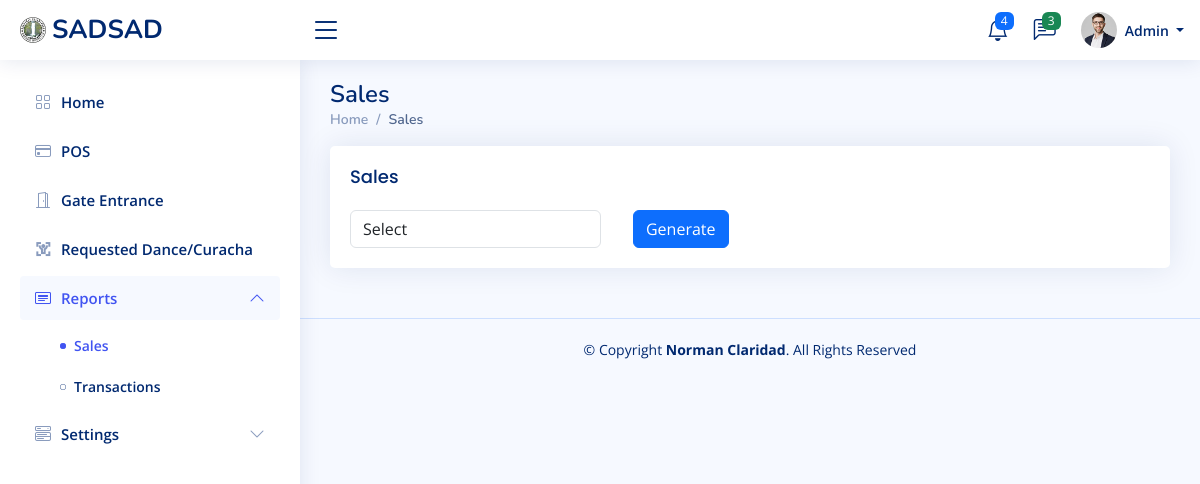
/views/reports/sales/index.php (signed in), run on the app's committed database.
### tables this page shows
CREATE TABLE `menu` (
  `id` int NOT NULL AUTO_INCREMENT,
  `name` varchar(45) DEFAULT NULL,
  `url` varchar(255) DEFAULT NULL,
  `icon` varchar(45) DEFAULT NULL,
  `sort` int NOT NULL DEFAULT '0',
  `active_keyword` varchar(45) DEFAULT NULL,
  `is_active` char(1) NOT NULL DEFAULT 'Y' COMMENT 'Y = Yes\nN = No',
  `created_by` int DEFAULT NULL,
  `created_at` datetime DEFAULT NULL,
  `updated_by` int DEFAULT NULL,
  `updated_at` timestamp NOT NULL DEFAULT CURRENT_TIMESTAMP ON UPDATE CURRENT_TIMESTAMP,
  PRIMARY KEY (`id`)
);

CREATE TABLE `sub_menu` (
  `id` int NOT NULL AUTO_INCREMENT,
  `menu_id` int NOT NULL,
  `name` varchar(100) DEFAULT NULL,
  `url` varchar(255) DEFAULT NULL,
  `icon` varchar(45) DEFAULT NULL,
  `sort` int NOT NULL DEFAULT '0',
  `active_keyword` varchar(45) DEFAULT NULL,
  `is_active` char(1) NOT NULL DEFAULT 'Y' COMMENT 'Y = Yes\nN = No',
  `created_by` int DEFAULT NULL,
  `created_at` datetime DEFAULT NULL,
  `updated_by` int DEFAULT NULL,
  `updated_at` timestamp NOT NULL DEFAULT CURRENT_TIMESTAMP ON UPDATE CURRENT_TIMESTAMP,
  PRIMARY KEY (`id`)
);

### models/Models.php (called while the page is built)
<?php
class Models {
    protected function getDocumentRoot() {
        return $_SERVER['DOCUMENT_ROOT'];
    }
}

### inc/conn.php (called while the page is built, shortened)
<?php
class DB
{
	private $pdo;
	private static $instance = null;
	private function __construct() {
		$dsn = 'mysql:dbname=sadsad;host=127.0.0.1';
		$user = 'root';
		$password = '';
		$this->pdo = new \PDO($dsn, $user, $password);
	}
	public static function getInstance() {
		if (null === self::$instance) {
			self::$instance = new $c;
		}
		return self::$instance;
	}
	public function select($sql, $action = 'all') {
		$sth = $this->pdo->query($sql);
		return $sth->fetchAll();
	}
}

### models/Menu.php (called while the page is built, shortened)
<?php
require_once('Models.php');
class Menu extends Models {
    protected $db;
    private $table;
    public function __construct() {
		require_once($this->getDocumentRoot() . '/inc/conn.php');
        $this->db = DB::getInstance();
        $this->table = 'menu';
	}
	public function getWhere( $where = '', $sortBy = 'name ASC') {
		$sql = "SELECT * FROM $this->table WHERE 1 ";
		$sql .= " ORDER BY $sortBy ";
        $rows = $this->db->select($sql);
        return $rows;
	}
}

### models/Sub_menu.php (called while the page is built, shortened)
<?php
require_once('Models.php');
class Sub_menu extends Models
{
    protected $db;
    private $table;
    public function __construct() {
		require_once($this->getDocumentRoot() . '/inc/conn.php');
        $this->db = DB::getInstance();
        $this->table = 'sub_menu';
	}
	public function getWhere($where = '', $sortBy = 'sort ASC') {
		$sql = "SELECT * FROM $this->table WHERE is_active = 'Y'";
		if(!empty($where)) {
			$sql .= " $where";
		}
		$sql .= " ORDER BY $sortBy ";
        $rows = $this->db->select($sql);
        return $rows;
	}
}

### inc/helpers.php (called while the page is built, shortened)
<?php
class Helpers {
     public function checkactivemenu($uri, $activekeyword) : bool {
        if(strpos($uri, $activekeyword) !== false) {
            return true;
        }
        return false;
    }
}

### views/reports/sales/index.php (the view, shortened to what this page needs)
<?php
require_once(SERVER_DOCUMENT_ROOT . '/inc/helpers.php');
$helpers = new Helpers();
include_once SERVER_DOCUMENT_ROOT . '/templates/header.php';
include_once SERVER_DOCUMENT_ROOT . '/templates/sidebar.php';
?>
<main id="main" class="main">
    <div class="pagetitle">
        <h1><?php echo PAGE_TITLE ?></h1>
        <nav>
            <ol class="breadcrumb">
                <li class="breadcrumb-item"><a href="<?php echo BASE_URL ?>">Home</a></li>
                <li class="breadcrumb-item active"><?php echo PAGE_TITLE ?></li>
            </ol>
        </nav>
    </div>
    <section class="section">
        <div class="row">
            <div class="col-lg-12">
                <div class="card">
                    <div class="card-body">
                        <form action="" method="post" id="frm-sales" data-parsley-validate="">
                            <h5 class="card-title"><?php echo PAGE_TITLE ?></h5>
                            <div class="row">
                                <div class="col-md-4">
                                    <div class="form-group">
                                        <select name="event" id="event" class="form-control" data-parsley-required="">
                                            <option value="">Select</option>
                                        </select>
                                    </div>
                                </div>
                                <div class="col-md-4">
                                    <label for="">&nbsp;</label>
                                    <input type="button" id="btn-search" class="btn btn-primary" value="Generate">
                                </div>
                            </div>
                        </form>
                    </div>
                </div>
            </div>
        </div>
    </section>
</main>
<?php
    include_once SERVER_DOCUMENT_ROOT . '/templates/footer.php';
?>

### templates/sidebar.php (shortened to what this page needs)
<?php
require ($_SERVER['DOCUMENT_ROOT'] . '/models/Menu.php');
require ($_SERVER['DOCUMENT_ROOT'] . '/models/Sub_menu.php');
$menu       = new Menu();
$sub_menu   = new Sub_menu();
$resMenu = $menu->getWhere('', 'sort ASC');
$menu_list = [];
foreach($resMenu AS $row) {
    $resSubMenu = $sub_menu->getWhere(" AND menu_id = " . $row['id'], "name ASC");
    $menu_list[] = [
        'id'    => $row['id'],
        'name'  => $row['name'],
        'url'   => $row['url'],
        'icon'  => $row['icon'],
        'active_keyword'  => $row['active_keyword'],
        'sub_menu' => $resSubMenu
    ];
}
?>
  <aside id="sidebar" class="sidebar">
    <ul class="sidebar-nav" id="sidebar-nav">
    <?php foreach($menu_list AS $row):
            $checkmenu = $helpers->checkactivemenu($uri, $row['active_keyword']);
            $active = ($checkmenu) ? '' : 'collapsed';
            $areaexpanded = ($checkmenu) ? 'aria-expanded="true"' : '';
            $navcontentshow = ($checkmenu) ? 'show' : '';
            $baseUrl = BASE_URL;
            if($row['active_keyword'] != 'home') {
                $baseUrl = BASE_URL . $row['url'];
            }
        ?>
        <?php if(empty($row['sub_menu'])): ?>
        <li class="nav-item">
            <a class="nav-link <?php echo $active ?>" href="<?php echo $baseUrl ?>">
                <i class="<?php echo $row['icon'] ?>"></i>
                <?php echo $row['name'] ?>
            </a>
        </li>
        <?php else : ?>
        <li class="nav-item">
            <a class="nav-link <?php echo $active ?>" data-bs-target="#<?php echo $row['active_keyword'] ?>-nav" data-bs-toggle="collapse" href="#" <?php echo $areaexpanded ?>>
                <i class="<?php echo $row['icon'] ?>"></i><span><?php echo $row['name'] ?></span><i class="bi bi-chevron-down ms-auto"></i>
            </a>
            <ul id="<?php echo $row['active_keyword'] ?>-nav" class="nav-content collapse <?php echo $navcontentshow ?>" data-bs-parent="#sidebar-nav">
            <?php foreach($row['sub_menu'] AS $rows):
                        $checkmenu = $helpers->checkactivemenu($uri, $rows['active_keyword']);
                        $active = ($checkmenu) ? 'active' : '';
                    ?>
                    <li>
                        <a href="<?php echo BASE_URL . '/' . $rows['url'] ?>" class="<?php echo $active; ?>">
                            <i class="<?php echo $rows['icon'] ?>"></i><span><?php echo $rows['name'] ?></span>
                        </a>
                    </li>
                <?php endforeach; ?>
            </ul>
        </li>
        <?php endif; ?>
        <?php endforeach; ?>
    </ul>
  </aside>

### assets/css/style.css (style rules this page uses)
:root { scroll-behavior: smooth; }
body { font-family: "Open Sans", sans-serif; background: #f6f9ff; color: #444444; }
a { color: #4154f1; text-decoration: none; }
h1, h2, h3, h4, h5, h6 { font-family: "Nunito", sans-serif; }
#main { margin-top: 60px; padding: 20px 30px; transition: all 0.3s; }
.pagetitle { margin-bottom: 10px; }
.pagetitle h1 { font-size: 24px; margin-bottom: 0; font-weight: 600; color: #012970; }
.card { margin-bottom: 30px; border: none; border-radius: 5px; box-shadow: 0px 0 30px rgba(1, 41, 112, 0.1); }
.card-title { padding: 20px 0 15px 0; font-size: 18px; font-weight: 500; color: #012970; font-family: "Poppins", sans-serif; }
.card-body { padding: 0 20px 20px 20px; }
.breadcrumb { font-size: 14px; font-family: "Nunito", sans-serif; color: #899bbd; font-weight: 600; }
.breadcrumb a { color: #899bbd; transition: 0.3s; }
.breadcrumb .breadcrumb-item::before { color: #899bbd; }
.breadcrumb .active { color: #51678f; font-weight: 600; }
.sidebar { position: fixed; top: 60px; left: 0; bottom: 0; width: 300px; z-index: 996; transition: all 0.3s; padding: 20px; overflow-y: auto; scrollbar-width: thin; scrollbar-color: #aab7cf transparent; box-shadow: 0px 0px 20px rgba(1, 41, 112, 0.1); background-color: #fff; }
@media (min-width: 1200px) { #main, #footer { margin-left: 300px; } }
.sidebar-nav { padding: 0; margin: 0; list-style: none; }
.sidebar-nav li { padding: 0; margin: 0; list-style: none; }
.sidebar-nav .nav-item { margin-bottom: 5px; }
.sidebar-nav .nav-link { display: flex; align-items: center; font-size: 15px; font-weight: 600; color: #4154f1; transition: 0.3; background: #f6f9ff; padding: 10px 15px; border-radius: 4px; }
.sidebar-nav .nav-link i { font-size: 16px; margin-right: 10px; color: #4154f1; }
.sidebar-nav .nav-link.collapsed { color: #012970; background: #fff; }
.sidebar-nav .nav-link.collapsed i { color: #899bbd; }
.sidebar-nav .nav-link .bi-chevron-down { margin-right: 0; transition: transform 0.2s ease-in-out; }
.sidebar-nav .nav-link:not(.collapsed) .bi-chevron-down { transform: rotate(180deg); }
.sidebar-nav .nav-content { padding: 5px 0 0 0; margin: 0; list-style: none; }
.sidebar-nav .nav-content a { display: flex; align-items: center; font-size: 14px; font-weight: 600; color: #012970; transition: 0.3; padding: 10px 0 10px 40px; transition: 0.3s; }
.sidebar-nav .nav-content a i { font-size: 6px; margin-right: 8px; line-height: 0; border-radius: 50%; }
.sidebar-nav .nav-content a:hover, .sidebar-nav .nav-content a.active { color: #4154f1; }
.sidebar-nav .nav-content a.active i { background-color: #4154f1; }

### data on the page
menu: name "Home"
menu: name "POS"
menu: name "Gate Entrance"
menu: name "Requested Dance/Curacha"
menu: name "Reports"
sub_menu: name "Sales"
sub_menu: name "Transactions"
menu: name "Settings"

### other printed values
LOGO_TEXT "SADSAD"
$_SESSION['SESS_FIRST_NAME'] "Admin"
PAGE_TITLE "Sales"
